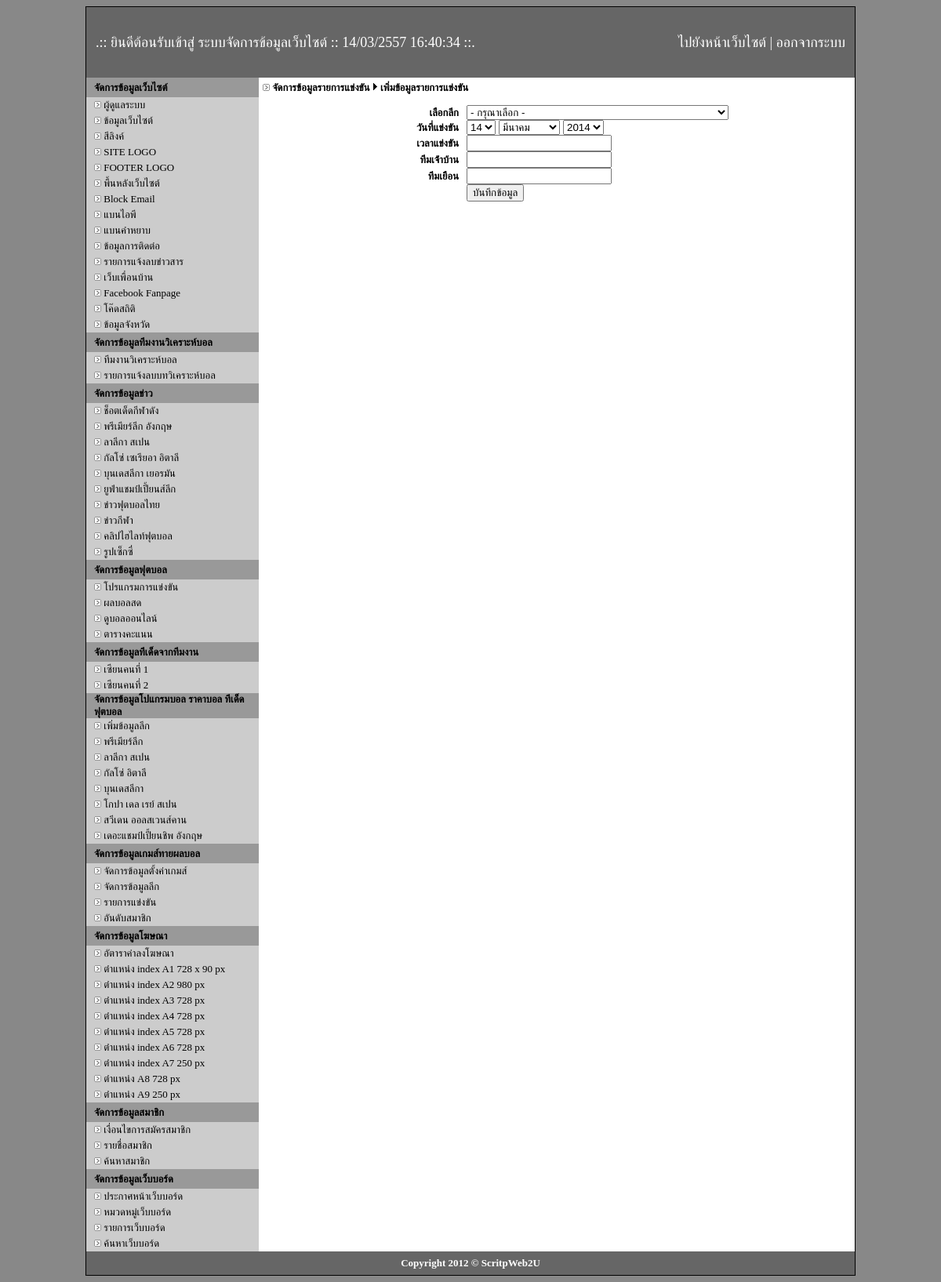
Page /admin/add-game-match.php (signed in) on the committed database.
### tables this page shows
CREATE TABLE `category` (
  `id` int(2) NOT NULL auto_increment,
  `cate_name` varchar(255) NOT NULL,
  `title` text NOT NULL,
  `description` text NOT NULL,
  `keyword` text NOT NULL,
  PRIMARY KEY  (`id`)
);

CREATE TABLE `football` (
  `id` int(2) NOT NULL auto_increment,
  `name` varchar(255) NOT NULL,
  `title` text NOT NULL,
  `description` text NOT NULL,
  `keyword` text NOT NULL,
  `code` text NOT NULL,
  PRIMARY KEY  (`id`)
);

CREATE TABLE `zean_name` (
  `id` int(2) NOT NULL auto_increment,
  `name` varchar(100) NOT NULL,
  PRIMARY KEY  (`id`)
);

CREATE TABLE `league` (
  `id` int(2) NOT NULL auto_increment,
  `league` varchar(255) NOT NULL,
  `icon` varchar(100) NOT NULL,
  PRIMARY KEY  (`id`)
);

### admin/add-game-match.php (the view, shortened to what the rows shown need)
<!DOCTYPE html PUBLIC "-//W3C//DTD XHTML 1.0 Transitional//EN" "http://www.w3.org/TR/xhtml1/DTD/xhtml1-transitional.dtd">
<html xmlns="http://www.w3.org/1999/xhtml">
<head>
</head>
<body>
<table width="980" border="0" align="center" cellpadding="0" cellspacing="1" bgcolor="#000000">
  <tr>
    <td><table width="980" border="0" align="center" cellpadding="0" cellspacing="0">
      <tr>
        <td bgcolor="#CCCCCC"><table width="980" border="0" align="center" cellpadding="0" cellspacing="0">
            <tr>
              <td width="220" align="center" valign="top"><? include "menu.php"; ?></td>
            </tr>
        </table></td>
      </tr>
    </table></td>
  </tr>
</table>
</body>
</html>

### admin/menu.php (shortened to what the rows shown need)
<table width="220" border="0" align="center" cellpadding="0" cellspacing="0">
  <tr>
    <td><table width="220" border="0" align="center" cellpadding="0" cellspacing="0">
      <?
$stab="select id, cate_name from category order by id asc";
$retab=mysql_query($stab) or die("ERROR $stab");
while($rtab=mysql_fetch_row($retab)){
?>
      <tr>
        <td height="20"><table width="200" border="0" align="center" cellpadding="0" cellspacing="0">
            <tr>
              <td align="left"><font size="2"><img src="../img/icon_bullet_arrow_small.gif" width="9" height="9" /> <a href="all-main-category.php?cate_id=<?=$rtab[0];?>">
                <?=$rtab[1];?>
              </a></font></td>
            </tr>
        </table></td>
      </tr>
      <? } ?>
    </table></td>
  </tr>
  <tr>
    <td><table width="220" border="0" align="center" cellpadding="0" cellspacing="0">
        <tr>
          <td height="20"><table width="200" border="0" align="center" cellpadding="0" cellspacing="0">
<?
$sball="select id, name from football order by id asc";
$reball=mysql_query($sball) or die("ERROR $sball");
while($rball=mysql_fetch_row($reball)){
?>
              <tr>
                <td height="20" align="left"><font size="2"><img src="../img/icon_bullet_arrow_small.gif" width="9" height="9" /> <a href="football.php?id=<?=$rball[0];?>">
                  <?=$rball[1];?>
                </a></font></td>
              </tr>
<? } ?>
          </table></td>
        </tr>
      </table></td>
  </tr>
  <tr>
    <td><table width="220" border="0" align="center" cellpadding="0" cellspacing="0">
      <tr>
        <td height="20"><table width="200" border="0" align="center" cellpadding="0" cellspacing="0">
<?
$szean="select * from zean_name order by id asc";
$rezean=mysql_query($szean) or die("ERROR $szean");
while($rzean=mysql_fetch_row($rezean)){
?>
          <tr>
            <td height="20" align="left"><font size="2"><img src="../img/icon_bullet_arrow_small.gif" width="9" height="9" /> <a href="tded-zean.php?zean_id=<?=$rzean[0];?>"><?=$rzean[1];?></a></font></td>
          </tr>
          <? } ?>
        </table></td>
      </tr>
    </table></td>
  </tr>
  <tr>
    <td><table width="220" border="0" align="center" cellpadding="0" cellspacing="0">
      <?
$ssco="select id, league from league order by id asc";
$resco=mysql_query($ssco) or die("ERROR $ssco");
while($rsco=mysql_fetch_row($resco)){
?>
      <tr>
        <td height="20"><table width="200" border="0" align="center" cellpadding="0" cellspacing="0">
          <tr>
            <td align="left"><font size="2"><img src="../img/icon_bullet_arrow_small.gif" width="9" height="9" /> <a href="t-ded.php?l_id=<?=$rsco[0];?>">
              <?=$rsco[1];?>
            </a></font></td>
          </tr>
        </table></td>
      </tr>
      <? } ?>
    </table></td>
  </tr>
</table>

### rows in the picture
category: cate_name "ช็อตเด็ดกีฬาดัง"
category: cate_name "พรีเมียร์ลีก อังกฤษ"
category: cate_name "ลาลีกา สเปน"
category: cate_name "กัลโซ่ เซเรียอา อิตาลี"
category: cate_name "บุนเดสลีกา เยอรมัน"
category: cate_name "ยูฟ่าแชมป์เปี้ยนส์ลีก"
category: cate_name "ข่าวฟุตบอลไทย"
category: cate_name "ข่าวกีฬา"
category: cate_name "คลิปไฮไลท์ฟุตบอล"
category: cate_name "รูปเซ็กซี่"
football: name "โปรแกรมการแข่งขัน"
football: name "ผลบอลสด"
football: name "ดูบอลออนไลน์"
football: name "ตารางคะแนน"
zean_name: name "เซียนคนที่ 1"
zean_name: name "เซียนคนที่ 2"
league: league "พรีเมียร์ลีก"
league: league "ลาลีกา สเปน"
league: league "กัลโซ่ อิตาลี"
league: league "บุนเดสลีกา"
league: league "โกปา เดล เรย์ สเปน"
league: league "สวีเดน ออลสเวนส์คาน"
league: league "เดอะแชมป์เปี้ยนชิพ อังกฤษ"

### other values in the picture
form field days "14"
form field years "2014"
